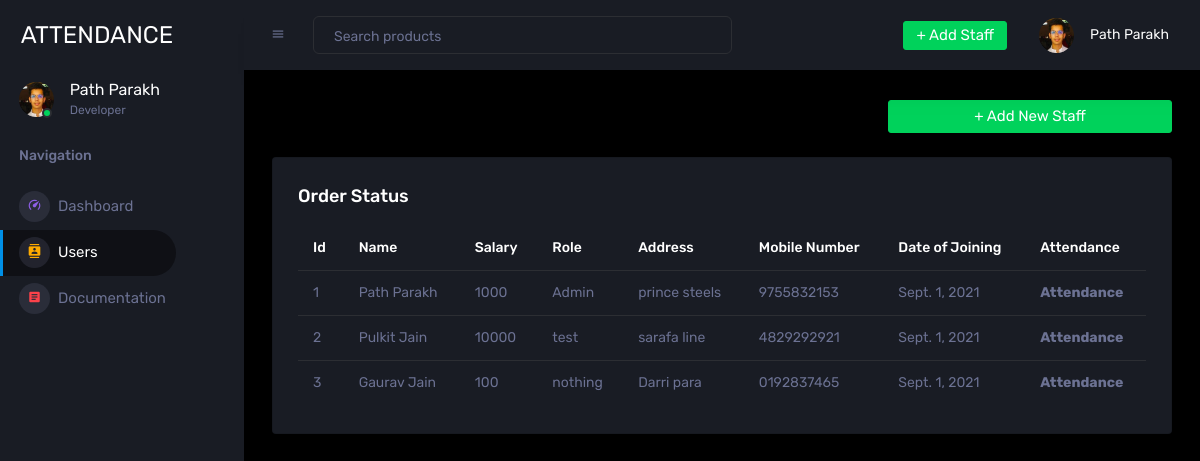
/user, run on an earlier commit of the app's database.
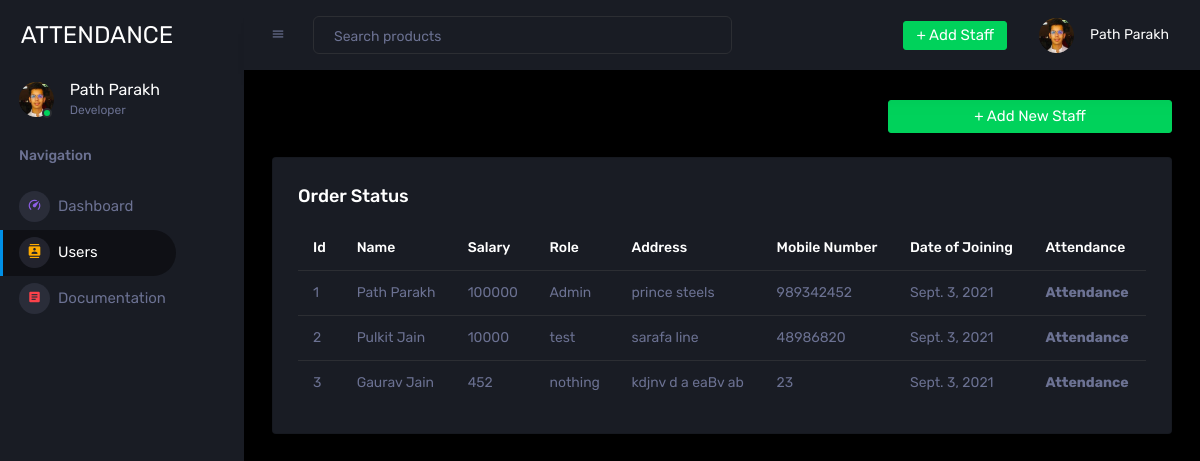
And on a later commit of the database.
### salary/models.py (models this page shows)
class staff(models.Model):
    id = models.AutoField
    name = models.CharField(max_length=250, null=True)
    role = models.CharField(max_length=250, null=True)
    salary = models.CharField(max_length=250, null=True)
    address = models.CharField(max_length=250, null=True)
    number = models.CharField(max_length=250, null=True)
    date = models.DateField()

### salary/views.py (the view, shortened to what this page needs)
# urls.py: path('user', views.user),
def user(request):
    attendances = attendance.objects.all()
    unique_dates = list({a.date for a in attendances})
    unique_dates.sort()
    staffs = staff.objects.all()
    return render(request, "salary/user.html", {'staff': staffs})

### salary/templates/salary/user.html (shortened to what this page needs)
{% extends 'salary/base.html' %} {% block content %} {% load static %}
<div class="main-panel">
    <div class="content-wrapper">
        <div id="users">
            <div class="row ">
                <div class="col-lg-4 col-md-4 col-xl-4 col-sm-3"></div>
                <div class="col-lg-4 col-md-4 col-xl-4 col-sm-4"></div>
                <div class="col-12 col-lg-4 col-md-4 col-xl-4 grid-margin col-sm-5">
                    <a class="nav-link btn btn-success create-new-button" id="createbuttonDropdown" data-toggle="dropdown" onclick="open_form()" aria-expanded="false" href="#">+ Add New Staff</a>
                </div>
            </div>
            <div class="row ">
                <div class="col-12 grid-margin">
                    <div class="card">
                        <div class="card-body">
                            <h4 class="card-title">Order Status</h4>
                            <div class="table-responsive">
                                <table class="table">
                                    <thead>
                                        <tr>
                                            <th style="color: white;"> Id </th>
                                            <th style="color: white;"> Name </th>
                                            <th style="color: white;"> Salary </th>
                                            <th style="color: white;"> Role </th>
                                            <th style="color: white;"> Address </th>
                                            <th style="color: white;"> Mobile Number </th>
                                            <th style="color: white;"> Date of Joining </th>
                                            <th style="color: white;"> Attendance </th>
                                        </tr>
                                    </thead>
                                    <tbody>
                                        {% for staffs in staff %}
                                        <tr>
                                            <td> {{ staffs.id }} </td>
                                            <td>{{ staffs.name }} </td>
                                            <td>{{ staffs.salary }} </td>
                                            <td> {{ staffs.role }} </td>
                                            <td> {{ staffs.address }} </td>
                                            <td> {{ staffs.number }} </td>
                                            <td> {{ staffs.date }} </td>
                                            <th> Attendance </th>
                                        </tr>
                                        {% endfor %}
                                    </tbody>
                                </table>
                            </div>
                        </div>
                    </div>
                </div>
            </div>
        </div>
    </div>
</div>
{% endblock %}

What changed in the data, as far as the page shows it:
changed staff "Path Parakh": salary "1000" → "100000"; number "9755832153" → "989342452"; date "Sept. 1, 2021" → "Sept. 3, 2021"
changed staff "Pulkit Jain": number "4829292921" → "48986820"; date "Sept. 1, 2021" → "Sept. 3, 2021"
changed staff "Gaurav Jain": salary "100" → "452"; address "Darri para" → "kdjnv d a eaBv ab"; number "0192837465" → "23"; date "Sept. 1, 2021" → "Sept. 3, 2021"
